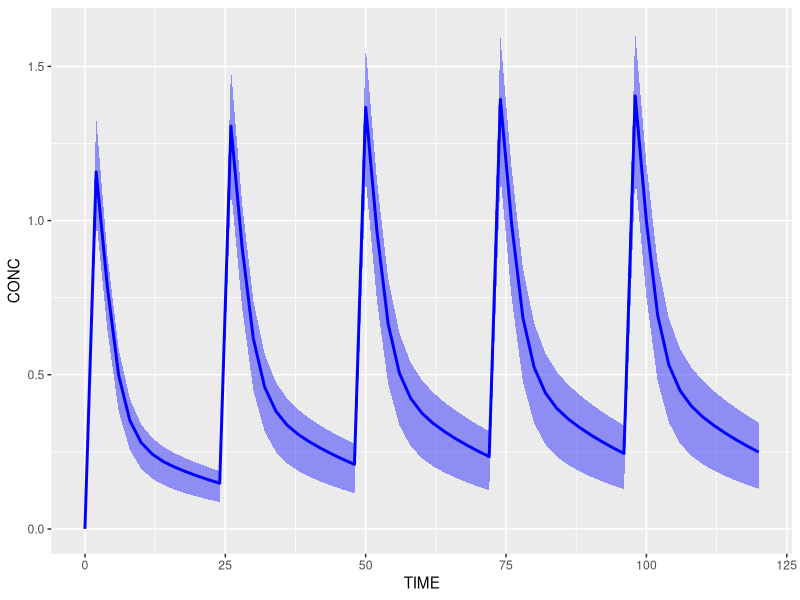
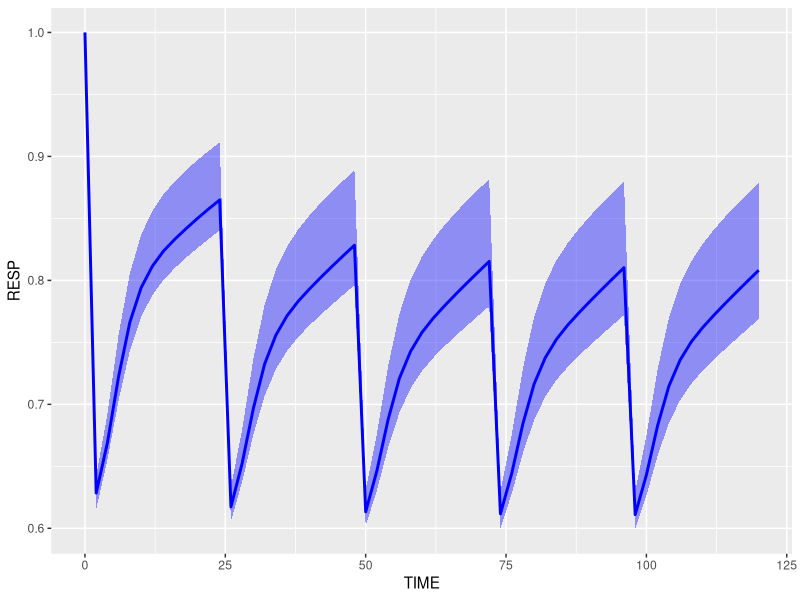

These charts were generated, in order, by the following R code:
# Example simulation R script -------------------------------------------------
# This is for demonstration purposes and is an example of how an R script 
#   can be set up to aid conversion to a Shiny application. Don't use this for
#   an example of what outputs you want in a Shiny app, the outputs used here
#   are very rough. This is more to think about the structure in relation to
#   a Shiny app rather than the content itself.
# This is best made after you've discussed the scope of the application with the
#   intended users of the application. 
# - - - - - - - - - - - - - - - - - - - - - - - - - - - - - - - - - - - - - - - 
# Prepare R Environment -------------------------------------------------------
# This is where you should place all script dependencies.
# This includes packages, additional functions, data etc.
# Clear objects from environment
  rm(list = ls(all = TRUE))

# Load packages
  library(ggplot2)

# Define summary functions
  ci90lo <- function(x) quantile(x, prob = 0.05, na.rm = TRUE)
  ci90hi <- function(x) quantile(x, prob = 0.95, na.rm = TRUE)

# Simulation Inputs -----------------------------------------------------------
# These are the pieces you want users to interact with.
# Think hard about this, and include inputs you think might be desirable for
#   users to interact with. You don't have to implement everything right away,
#   and some of these inputs may never be used, but it's easier to set this up
#   now.
  NID <- 10
  DOSEAMT <- 100
  DOSEFRQ <- 24
  DOSEDUR <- 5
  FOOD <- 1
  CRCL <- 70
  NTIMEPOINTS <- 60
  
# - - - - - - - - - - - - - - - - - - - - - - - - - - - - - - - - - - - - - - - 
# Model Definition ------------------------------------------------------------
# This is where we define the model
# In this example we are using analytical solutions. If using `mrgsolve` or
#   `RxODE` pasting or sourcing model code here is recommended.
# Thetas
# PK
  POPCL <- 10  # Clearance, L/h
  POPV1 <- 50   # Volume of central compartment, L
  POPQ <- 10  # Inter-compartmental clearance, L/h
  POPV2 <- 100  # Volume of peripheral compartment, L
  POPKA <- 2  #A bsorption rate constant, h^-1
  COVFOOD <- -0.5  # Effect of smoking status
  COVCRCL <- 1.15  # Effect of creatinine clearance on clearance
  
# PD
  POPEMAX <- 0.5
  POPEC50 <- 0.4

# Omegas (as variances)
  PPVCL <- 0.0256
  PPVV2 <- 0.0256
  PPVKA <- 0.0256

# Covariances (full omega block)
  R12 <- 0.0128  # Correlation coefficient for CL-V2
  R13 <- 0.01792  # Correlation coefficient for CL-KA
  R23 <- 0.0128  # Correlation coefficient for V2-KA

# Create variance-covariance matrix
  varcov.vec <- c(
    PPVCL,   R12,   R13,
      R12, PPVV2,   R23,
      R13,   R23, PPVKA)
  VARCOV <- matrix(varcov.vec, 3, 3)

# Epsilons (as SD)
  EPS1SD <- 0.3  # Proportional residual error
  EPS2SD <- 0  # Additional residual error (none for this model)
  
# Model functions
  twocompabs_fn <- function(par, TIME) {
    k10 <- par$CL/par$V1
    k12 <- par$Q/par$V1
    k21 <- par$Q/par$V2
    apb <- k10 + k12 + k21
    amb <- k10*k21
    alpha <- (apb + sqrt(apb^2 - 4*amb))/2
    beta <- (apb - sqrt(apb^2 - 4*amb))/2
    A <- par$KA*(k21 - alpha)/(par$V1*(par$KA - alpha)*(beta - alpha))
    B <- par$KA*(k21 - beta)/(par$V1*(par$KA - beta)*(alpha - beta))
    amt <- par$dose*par$F1
    data.frame(
      TIME = TIME,
      CONC = amt*(A*exp(-alpha*TIME) + B*exp(-beta*TIME) - (A+B)*exp(-par$KA*TIME))
    )
  }
  
  emax_fn <- function(par, CONC) {
    RESP <- 1 - par$EMAX*CONC/(par$EC50 + CONC)
  }
  
# - - - - - - - - - - - - - - - - - - - - - - - - - - - - - - - - - - - - - - - 
# Simulation Code -------------------------------------------------------------
# This is the part were you provide your input to the model to generate
#   predictions.
# Generate parameters for model
  if (NID == 1) {  # population parameters if NID = 1
    par <- data.frame(
      ID = 1,
      dose = DOSEAMT,
      F1 = 1,
      CL = POPCL*(CRCL/90)^COVCRCL,
      V1 = POPV1,
      Q = POPQ,
      V2 = POPV2,
      KA = POPKA*(1+COVFOOD*FOOD),
      EMAX = POPEMAX,
      EC50 = POPEC50
    )
  } else {  # individual parameters if NID > 1
    ETA.mat <- MASS::mvrnorm(n = NID, mu = rep(0, length(diag(VARCOV))), 
      Sigma = VARCOV)
    par <- data.frame(
      ID = seq(1, NID, length.out = NID),
      dose = DOSEAMT,
      F1 = 1,
      CL = POPCL*exp(ETA.mat[,1])*(CRCL/90)^COVCRCL,
      V1 = POPV1*exp(ETA.mat[,2]),
      Q = POPQ,
      V2 = POPV2,
      KA = POPKA*exp(ETA.mat[,3])*(1+COVFOOD*FOOD),
      EMAX = POPEMAX,
      EC50 = POPEC50
    )
  }
  
# Determine number of doses
  NDOSE <- 24*DOSEDUR/DOSEFRQ
  
# Generate predictions
  simlst <- lapply(seq_along(par$ID), FUN = function(id) {
    input <- par[par$ID == id, ]
    df <- twocompabs_fn(input, seq(0, DOSEFRQ*NDOSE, by = DOSEFRQ*NDOSE/NTIMEPOINTS))
    df$ID <- id
    df$AMT <- 0
    df$AMT[1] <- DOSEAMT
    df$II <- 0
    df$II[1] <- DOSEFRQ
    df$ADDL <- 0
    df$ADDL[1] <- NDOSE - 1
    df$CL <- input$CL
    df$V1 <- input$V1
    df$Q <- input$Q
    df$V2 <- input$V2
    df$KA <- input$KA
    df$F1 <- input$F1
    df$EMAX <- input$EMAX
    df$EC50 <- input$EC50
    dfout <- df
    for (i in seq(1, NDOSE - 1, length.out = NDOSE - 1)) {
      CONC <- dfout[dfout$TIME >= i*DOSEFRQ, 2] + df[df$TIME <= (DOSEFRQ*NDOSE - i*DOSEFRQ), 2]
      dfout[dfout$TIME >= i*DOSEFRQ, 2] <- CONC
    }
    dfout$RESP <- emax_fn(input, dfout$CONC)
    return(dfout)
  })
  simdf <- do.call(rbind, simlst)
  
# - - - - - - - - - - - - - - - - - - - - - - - - - - - - - - - - - - - - - - - 
# Script Outputs --------------------------------------------------------------
# This is where we create examples of types of output we want.
# Generate plot
# In this case we want a plot of the typical value (NID == 1) or median & 
#   prediction intervals (NID >= 1)
  p <- NULL
  p <- ggplot(aes(x = TIME, y = CONC), data = simdf)
  if (NID == 1) {
    p <- p + geom_line(colour = "blue", size = 1)
  } else {
    p <- p + stat_summary(geom = "line", fun.y = median, colour = "blue", size = 1)
    p <- p + stat_summary(geom = "ribbon", fun.ymin = ci90lo, fun.ymax = ci90hi,
      alpha = 0.4, fill = "blue")
  }
  p
  
# PD too!
  p <- NULL
  p <- ggplot(aes(x = TIME, y = RESP), data = simdf)
  if (NID == 1) {
    p <- p + geom_line(colour = "blue", size = 1)
  } else {
    p <- p + stat_summary(geom = "line", fun.y = median, colour = "blue", size = 1)
    p <- p + stat_summary(geom = "ribbon", fun.ymin = ci90lo, fun.ymax = ci90hi,
      alpha = 0.4, fill = "blue")
  }
  p

# Generate summary statistics for table
# Careful using this functions for any real work, cmax is not necessarily at
#   steady-state, AUC uses linear trapezoidal method.
  cmax024 <- vapply(simlst, FUN.VALUE = double(1), FUN = function(df) {
    subdf <- df[df$TIME <= DOSEFRQ, ]
    max(subdf$CONC)
  })
  cmaxss <- vapply(simlst, FUN.VALUE = double(1), FUN = function(df) max(df$CONC))
  auc024 <- vapply(simlst, FUN.VALUE = double(1), FUN = function(df) {
    subdf <- df[df$TIME <= DOSEFRQ, ]
    C1C2 <- head(subdf$CONC, -1) + tail(subdf$CONC, -1)
    dT <- diff(subdf$TIME)
    sum(0.5*C1C2*dT)
  })
  aucss <- vapply(simlst, FUN.VALUE = double(1), FUN = function(df) {
    subdf <- df[df$TIME >= (DOSEFRQ*NDOSE - DOSEFRQ), ]
    C1C2 <- head(subdf$CONC, -1) + tail(subdf$CONC, -1)
    dT <- diff(subdf$TIME)
    sum(0.5*C1C2*dT)
  })
  
# Generate table
  if (NID == 1) {
    summdf <- tibble::tibble(
      Metric = c(
        "Cmax (single dose)", 
        "Cmax (steady-state)", 
        "AUC (0-tau)", 
        "AUC (steady-state)"),
      Value = signif(c(cmax024, cmaxss, auc024, aucss), 3)
    )
  } else {
    summdf <- tibble::tibble(
      Metric = c(
        "Cmax (single dose)", 
        "Cmax (steady-state)", 
        "AUC (0-tau)", 
        "AUC (steady-state)"),
      Median = signif(c(median(cmax024), median(cmaxss), median(auc024), median(aucss)), 3),
      `90% PI` = c(
        paste(signif(ci90lo(cmax024), 3), "-", signif(ci90hi(cmax024), 3)),
        paste(signif(ci90lo(auc024), 3), "-", signif(ci90hi(auc024), 3)),
        paste(signif(ci90lo(cmaxss), 3), "-", signif(ci90hi(cmaxss), 3)),
        paste(signif(ci90lo(aucss), 3), "-", signif(ci90hi(aucss), 3))
      )
    )
  }

  